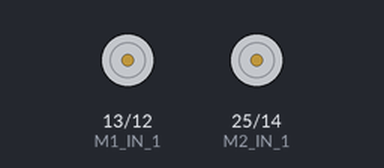
Bench run of a program on a simulated ESP32. Parts: motor-driver pin pairs drawn as motors (green arrow = first pin HIGH = forward, orange = second pin HIGH = backward, longer = more drive). At 2.5 s the program stops and its outputs stay as they are.

Above: at 0.1 s.
At 2.1 s:
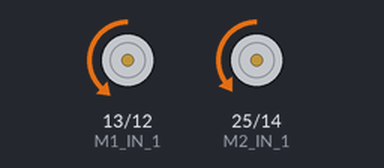
Timing chart, 0 to 4.0 s (numbered marks = the images above):
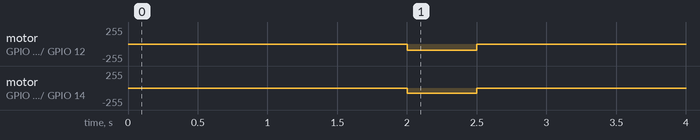

Measured:
- by itself, motor on GPIO 13 (M1_IN_1) / GPIO 12 (M1_IN_2): stopped → backward 93/255 at 2.0 s, → stopped 0.50 s later
- by itself, motor on GPIO 25 (M2_IN_1) / GPIO 14 (M2_IN_2): stopped → backward 80/255 at 2.0 s, → stopped 0.50 s later

The program:

main.cpp
```cpp
// #include <Arduino.h>
// #include <WiFi.h>
// #include <WiFiClient.h>
// #include <Adafruit_MCP3008.h>
// #include <Adafruit_MPU6050.h>
// #include <Adafruit_Sensor.h>

// // WiFi credentials
// const char* ssid = "Eli's iPhone";
// const char* password = "myPassword";

// // Server IP and Port (replace with your computer's IP address)
// const char* server_ip = "172.20.10.2";  // IP address of the Python script
// const uint16_t server_port = 10000;       // Port number to connect to

// WiFiClient client;

// // Motor Pins (if you still need them)
// const unsigned int M1_IN_1 = 13;
// const unsigned int M1_IN_2 = 12;
// const unsigned int M2_IN_1 = 25;
// const unsigned int M2_IN_2 = 14;

// // PWM Channels
// const unsigned int M1_IN_1_CHANNEL = 8;
// const unsigned int M1_IN_2_CHANNEL = 9;
// const unsigned int M2_IN_1_CHANNEL = 10;
// const unsigned int M2_IN_2_CHANNEL = 11;

// const int freq = 5000;
// const int resolution = 8;

// // Initialize the MPU6050
// Adafruit_MPU6050 mpu;

// // Variables for Gyroscope Calibration and Angle Tracking
// float gyroBias = 0;

// //  global variables to keep track of color counts
// int redCount = 0;
// int blueCount = 0;
// int greenCount = 0;
// int yellowCount = 0;

// bool detectionInProgress = false;

// //  variable to track how many times to run color detection
// int colorDetectionRuns = 3;
// int runsCompleted = 0;


// // to track color detection phase
// enum DetectionPhase {
//   NONE,
//   FIRST_DETECTION,
//   SECOND_DETECTION,
//   AUDIO_DETECTION
// };

// DetectionPhase currentDetectionPhase = NONE;

// // Function to calibrate the gyroscope and determine its bias
// void calibrateGyro() {
//   sensors_event_t accel, gyro, temp;
//   float totalZ = 0;
//   const int numSamples = 100;

//   Serial.println("Calibrating gyroscope...");
//   for (int i = 0; i < numSamples; i++) {
//     mpu.getEvent(&accel, &gyro, &temp);
//     totalZ += gyro.gyro.z;
//     delay(10);
//   }
//   gyroBias = totalZ / numSamples; // Calculate average bias
//   Serial.print("Gyro Z-axis bias: ");
//   Serial.println(gyroBias);
// }

// void setLeftSpeed(int speed) {
//   int pwm = constrain(abs(speed), 0, 255);
//   if (speed > 0) {
//     // Forward
//     ledcWrite(M1_IN_1_CHANNEL, 0);
//     ledcWrite(M1_IN_2_CHANNEL, pwm);
//   } else if (speed < 0) {
//     // Reverse
//     ledcWrite(M1_IN_1_CHANNEL, pwm);
//     ledcWrite(M1_IN_2_CHANNEL, 0);
//   } else {
//     // Stop
//     ledcWrite(M1_IN_1_CHANNEL, 0);
//     ledcWrite(M1_IN_2_CHANNEL, 0);
//   }
// }

// void setRightSpeed(int speed) {
//   int pwm = constrain(abs(speed), 0, 255);
//   if (speed > 0) {
//     // Forward
//     ledcWrite(M2_IN_1_CHANNEL, 0);
//     ledcWrite(M2_IN_2_CHANNEL, pwm);
//   } else if (speed < 0) {
//     // Reverse
//     ledcWrite(M2_IN_1_CHANNEL, pwm);
//     ledcWrite(M2_IN_2_CHANNEL, 0);
//   } else {
//     // Stop
//     ledcWrite(M2_IN_1_CHANNEL, 0);
//     ledcWrite(M2_IN_2_CHANNEL, 0);
//   }
// }

// void stopMotors() {
//   setLeftSpeed(0);
//   setRightSpeed(0);
// }

// void stopMotorsForTime(int duration) {
//   setLeftSpeed(0);
//   setRightSpeed(0);
//   delay(duration);
//   stopMotors();
// }

// void moveForwardForTime(int speed, int duration) {
//   setLeftSpeed(speed);
//   setRightSpeed(speed + 10);
//   delay(duration);
//   stopMotors();
// }

// void moveBackwardForTime(int speed, int duration) {
//   setLeftSpeed(-speed);
//   setRightSpeed(-speed - 15); // Adjust speed for balance
//   delay(duration);
//   stopMotors();
// }

// // ADC (line sensor)
// Adafruit_MCP3008 adc1;
// Adafruit_MCP3008 adc2;

// const unsigned int ADC_1_CS = 2;
// const unsigned int ADC_2_CS = 17;

// int adc1_buf[8];
// int adc2_buf[8];
// uint8_t lineArray[13];  // 13 sensors

// int maxValues[13] = {
//   /* Sensor 0 */ 691,
//   /* Sensor 1 */ 695,
//   /* Sensor 2 */ 683,
//   /* Sensor 3 */ 694,
//   /* Sensor 4 */ 691,
//   /* Sensor 5 */ 690,
//   /* Sensor 6 */ 702,
//   /* Sensor 7 */ 693,
//   /* Sensor 8 */ 695,
//   /* Sensor 9 */ 703,
//   /* Sensor 10 */ 703,
//   /* Sensor 11 */ 702,
//   /* Sensor 12 */ 710
// };

// int minValues[13] = {
//   /* Sensor 0 */ 631,
//   /* Sensor 1 */ 646,
//   /* Sensor 2 */ 605,
//   /* Sensor 3 */ 635,
//   /* Sensor 4 */ 619,
//   /* Sensor 5 */ 607,
//   /* Sensor 6 */ 653,
//   /* Sensor 7 */ 607,
//   /* Sensor 8 */ 608,
//   /* Sensor 9 */ 641,
//   /* Sensor 10 */ 657,
//   /* Sensor 11 */ 652,
//   /* Sensor 12 */ 673
// };

// int thresholds[13];  // Thresholds calculated from min and max values

// void readADC() {
//   for (int i = 0; i < 8; i++) {
//     adc1_buf[i] = adc1.readADC(i);
//     adc2_buf[i] = adc2.readADC(i);
//   }
// }

// void digitalConvert() {
//   // Calculate thresholds if not already calculated
//   static bool thresholdsCalculated = false;
//   if (!thresholdsCalculated) {
//     for (int i = 0; i < 13; i++) {
//       thresholds[i] = (maxValues[i] + minValues[i]) / 2;
//     }
//     thresholdsCalculated = true;
//   }

//   // Convert analog readings to digital based on individual thresholds
//   for (int i = 0; i < 7; i++) {
//     int index = 2 * i;
//     lineArray[index] = adc1_buf[i] < thresholds[index] ? 1 : 0;  // Inverted comparison
//     if (i < 6) {
//       lineArray[index + 1] = adc2_buf[i] < thresholds[index + 1] ? 1 : 0;
//     }
//   }
// }

// void printLineArray() {
//   Serial.print("Line Array: ");
//   for (int i = 0; i < 13; i++) {
//     Serial.print(lineArray[i]);
//     if (i < 12) {
//       Serial.print(", ");
//     }
//   }
//   Serial.println();
// }

// int calculateLinePosition() {
//   long numerator = 0;
//   int denominator = 0;

//   // Define the weights for each sensor, excluding sensors 8 and 12
//   int weights[13] = {-6, -5, -4, -3, -2, -1, 0, 1, 2, 3, 4, 5, 6};

//   for (int i = 0; i < 13; i++) {
//     // if (i == 12) {
//     //   continue;  // Skip sensor 12
//     // }

//     int sensorValue = lineArray[i];
//     numerator += (long)sensorValue * weights[i];
//     denominator += sensorValue;
//   }

//   if (denominator != 0) {
//     int position = numerator / denominator;
//     return position;
//   } else {
//     // Line lost; consider implementing a recovery strategy
//     return 0;
//   }
// }

// bool allWhite() {
//   for (int i = 0; i < 13; i++) {
//     if (lineArray[i] != 1) {
//       return false;
//     }
//   }
//   return true;
// }

// bool allBlack() {
//   for (int i = 0; i < 13; i++) {
//     if (lineArray[i] != 0) {
//       return false;
//     }
//   }
//   return true;
// }

// // PID control variables
// float Kp = 7.0;     // Proportional gain
// float Ki = 0.0;     // Integral gain
// float Kd = 50.0;     // Derivative gain

// float previousError = 0;
// float integral = 0;

// float pidCompute(int error) {
//   float P = error;
//   integral += error;
//   float D = error - previousError;
//   previousError = error;

//   float correction = Kp * P + Ki * integral + Kd * D;
//   return correction;
// }

// int isCorner() {
//   // If all sensors are white, it's an all-white area, not a corner
//   if (allWhite()) {
//     return 0;
//   }

//   // Check for left corner (right turn)
//   if (lineArray[6] == 1 && lineArray[7] == 1 && lineArray[8] == 1 && lineArray[9] == 1 && lineArray[10] == 1 && lineArray[11] == 1 && lineArray[12] == 1) {
//     // Ensure other sensors are not also white (to avoid false positives)
//     for (int i = 0; i <= 5; i++) {
//       if (lineArray[i] == 1) {
//         // Other sensors are also white; it's not a corner
//         return 0;
//       }
//     }
//     Serial.print(", left corner, ");
//     return 1; // left corner
//   }
//   // Check for right corner (left turn)
//   else if (lineArray[6] == 1 && lineArray[5] == 1 && lineArray[4] == 1 && lineArray[3] == 1 && lineArray[2] == 1 && lineArray[1] == 1 && lineArray[0] == 1) {
//     // Ensure other sensors are not also white (to avoid false positives)
//     for (int i = 7; i <= 12; i++) {
//       if (lineArray[i] == 1) {
//         // Other sensors are also white; it's not a corner
//         return 0;
//       }
//     }
//     Serial.print(", right corner, ");
//     return 2; // right corner
//   } else {
//     Serial.print(", no corner, ");
//     return 0; // no corner
//   }
// }

// void followLine() {
//   // Calculate line position
//   int linePosition = calculateLinePosition();

//   // Define desired position (centered on the line)
//   int desiredPosition = 0;

//   // Calculate error
//   int error = desiredPosition - linePosition;

//   // Compute PID correction
//   float correction = pidCompute(error);

//   // Set base speeds for the motors
//   int baseSpeedLeft = 75;   // Base speed for the left motor
//   int baseSpeedRight = 85;  // Base speed for the right motor (adjusted)

//   // Calculate motor speeds
//   int leftSpeed = baseSpeedLeft + correction;
//   int rightSpeed = baseSpeedRight - correction;

//   // Constrain motor speeds to valid range
//   leftSpeed = constrain(leftSpeed, 0, 100);
//   rightSpeed = constrain(rightSpeed, 0, 100);

//   // Set motor speeds
//   setLeftSpeed(leftSpeed);
//   setRightSpeed(rightSpeed);

//   // Optional: Print debugging information
//   Serial.print("Line Position: ");
//   Serial.print(linePosition);
//   Serial.print(" | Error: ");
//   Serial.print(error);
//   Serial.print(" | Correction: ");
//   Serial.print(correction);
//   Serial.print(" | Left Speed: ");
//   Serial.print(leftSpeed);
//   Serial.print(" | Right Speed: ");
//   Serial.println(rightSpeed);
// }

// void turnFunction(int degrees, int motor) {
//   float angleZ = 0; // Tracks the total angle rotated
//   unsigned long previousTime = millis();

//   Serial.print("Starting ");
//   Serial.print(degrees);
//   Serial.print("-degree turn using ");
//   Serial.print((motor > 0) ? "Motor M" : "Motor M");
//   Serial.println(abs(motor));

//   // Determine which motor to control and direction
//   int speed = (motor > 0) ? 80 : -80; // Adjusted speed to 80 for both directions

//   if (motor == 1) { // Motor M1
//     setLeftSpeed(-speed);
//     setRightSpeed(speed);
//   } else if (motor == 2) { // Motor M2
//     setRightSpeed(-speed);
//     setLeftSpeed(speed);
//   } else {
//     Serial.println("Invalid motor selection!");
//     return;
//   }

//   sensors_event_t accel, gyro, temp;
//   while (abs(angleZ) < degrees) {
//     mpu.getEvent(&accel, &gyro, &temp);

//     // Calculate elapsed time in seconds
//     unsigned long currentTime = millis();
//     float elapsedTime = (currentTime - previousTime) / 1000.0;

//     // Correct gyroscope data for bias and integrate angular velocity
//     float correctedGyroZ = gyro.gyro.z - gyroBias;
//     angleZ += correctedGyroZ * elapsedTime * (180.0 / PI);

//     // Debugging output
//     Serial.print("Elapsed Time (s): ");
//     Serial.print(elapsedTime, 6);
//     Serial.print(" | Corrected Gyro Z (rad/s): ");
//     Serial.print(correctedGyroZ);
//     Serial.print(" | Current Angle (deg): ");
//     Serial.println(angleZ);

//     previousTime = currentTime; // Update the previous time
//     delay(10);
//   }

//   // Stop all motors after completing the turn
//   stopMotors();
//   Serial.println("Turn complete! All motors stopped.");
// }

// String mostFrequentColor = "";

// void traverseLargeWhiteArea() {
//   moveForwardForTime(75, 1000);
//   stopMotorsForTime(100);
//   turnFunction(60, 2);
//   stopMotorsForTime(100);
//   moveForwardForTime(75, 600);
//   stopMotors();

//   readADC();
//   digitalConvert();
//   stopMotorsForTime(1000);

//   while(allBlack()) {
//     turnFunction(155, 1);
//     stopMotorsForTime(100);
//     moveForwardForTime(75, 600);
//     stopMotorsForTime(100);
//     turnFunction(70, 2);
//     stopMotorsForTime(100);
//     moveForwardForTime(75, 600);
//     stopMotors();

//     readADC();
//     digitalConvert();
//   }
// }

// void allWhiteDetected() {
//   stopMotors();
//   Serial.println("Large white area detected. Driving forward to verify...");

//   // Drive forward to verify the white area
//   moveForwardForTime(75, 200); // Adjust duration as needed
//   stopMotors();

//   // Re-read sensors
//   readADC();
//   digitalConvert();
//   Serial.println("Rechecking surface...");

//   if (allBlack()) {
//     Serial.println("Black detected after moving forward. Initiating audio detection.");

//     // Ensure the robot is stopped
//     stopMotors();

//     // Drive backward slightly
//     moveBackwardForTime(75, 300);
//     stopMotorsForTime(100);

//   } else if (allWhite()) {
//     Serial.println("Still in white area.");
//     moveBackwardForTime(75, 400);
//     stopMotorsForTime(100);
//     traverseLargeWhiteArea();
//   }
// }

// void setup() {
//   Serial.begin(115200);

//   // Stop the right motor by setting pin 14 low
//   pinMode(14, OUTPUT);
//   digitalWrite(14, LOW);

//   // Initialize MPU6050
//   if (!mpu.begin()) {
//     Serial.println("Failed to find MPU6050 chip");
//     while (1) delay(10);
//   }
//   Serial.println("MPU6050 Found!");

//   // Configure MPU6050 settings
//   mpu.setGyroRange(MPU6050_RANGE_500_DEG);
//   mpu.setFilterBandwidth(MPU6050_BAND_21_HZ);

//   // Calibrate gyroscope
//   calibrateGyro();

//   adc1.begin(ADC_1_CS);
//   adc2.begin(ADC_2_CS);

//   // Setup PWM channels
//   ledcSetup(M1_IN_1_CHANNEL, freq, resolution);
//   ledcSetup(M1_IN_2_CHANNEL, freq, resolution);
//   ledcSetup(M2_IN_1_CHANNEL, freq, resolution);
//   ledcSetup(M2_IN_2_CHANNEL, freq, resolution);

//   // Attach PWM channels to motor pins
//   ledcAttachPin(M1_IN_1, M1_IN_1_CHANNEL);
//   ledcAttachPin(M1_IN_2, M1_IN_2_CHANNEL);
//   ledcAttachPin(M2_IN_1, M2_IN_1_CHANNEL);
//   ledcAttachPin(M2_IN_2, M2_IN_2_CHANNEL);
// }

// void loop() {

//   readADC();
//   digitalConvert();

//   if (allWhite()) {
//     stopMotors();
//     Serial.println("All white detected. Verifying area...");
//     allWhiteDetected();

//   } else if (allBlack()) {
//     stopMotors();

//     stopMotorsForTime(50);
//     moveForwardForTime(75, 10);
//     Serial.println("All black detected. Moving slow.");

//   } else {
//     int corner = isCorner();

//     if (corner == 1) {
//       moveForwardForTime(75, 100);
//       turnFunction(70, 1);

//     } else if (corner == 2) {
//       moveForwardForTime(75, 100);
//       turnFunction(70, 2);

//     } else {
//       // Continue line following
//       followLine();
//     }
//   }
// }


#include <Arduino.h>
#include <Adafruit_MCP3008.h>
#include <Adafruit_MPU6050.h>
#include <Adafruit_Sensor.h>

// Motor Pins (if you still need them)
const unsigned int M1_IN_1 = 13;
const unsigned int M1_IN_2 = 12;
const unsigned int M2_IN_1 = 25;
const unsigned int M2_IN_2 = 14;

// PWM Channels
const unsigned int M1_IN_1_CHANNEL = 8;
const unsigned int M1_IN_2_CHANNEL = 9;
const unsigned int M2_IN_1_CHANNEL = 10;
const unsigned int M2_IN_2_CHANNEL = 11;

const int freq = 5000;
const int resolution = 8;


void setLeftSpeed(int speed) {
  int pwm = constrain(abs(speed), 0, 255);
  if (speed > 0) {
    // Forward
    ledcWrite(M1_IN_1_CHANNEL, 0);
    ledcWrite(M1_IN_2_CHANNEL, pwm);
  } else if (speed < 0) {
    // Reverse
    ledcWrite(M1_IN_1_CHANNEL, pwm);
    ledcWrite(M1_IN_2_CHANNEL, 0);
  } else {
    // Stop
    ledcWrite(M1_IN_1_CHANNEL, 0);
    ledcWrite(M1_IN_2_CHANNEL, 0);
  }
}

void setRightSpeed(int speed) {
  int pwm = constrain(abs(speed), 0, 255);
  if (speed > 0) {
    // Forward
    ledcWrite(M2_IN_1_CHANNEL, 0);
    ledcWrite(M2_IN_2_CHANNEL, pwm);
  } else if (speed < 0) {
    // Reverse
    ledcWrite(M2_IN_1_CHANNEL, pwm);
    ledcWrite(M2_IN_2_CHANNEL, 0);
  } else {
    // Stop
    ledcWrite(M2_IN_1_CHANNEL, 0);
    ledcWrite(M2_IN_2_CHANNEL, 0);
  }
}

void stopMotors() {
  setLeftSpeed(0);
  setRightSpeed(0);
}

void stopMotorsForTime(int duration) {
  setLeftSpeed(0);
  setRightSpeed(0);
  delay(duration);
  stopMotors();
}

void moveForwardForTime(int speed, int duration) {
  setLeftSpeed(speed+13);
  setRightSpeed(speed);
  delay(duration);
  stopMotors();
}

void moveBackwardForTime(int speed, int duration) {
  setLeftSpeed(-speed-13);
  setRightSpeed(-speed); // Adjust speed for balance
  delay(duration);
  stopMotors();
}

void setup() {
  Serial.begin(115200);

  // Stop the right motor by setting pin 14 low
  pinMode(14, OUTPUT);
  digitalWrite(14, LOW);

  // Setup PWM channels
  ledcSetup(M1_IN_1_CHANNEL, freq, resolution);
  ledcSetup(M1_IN_2_CHANNEL, freq, resolution);
  ledcSetup(M2_IN_1_CHANNEL, freq, resolution);
  ledcSetup(M2_IN_2_CHANNEL, freq, resolution);

  // Attach PWM channels to motor pins
  ledcAttachPin(M1_IN_1, M1_IN_1_CHANNEL);
  ledcAttachPin(M1_IN_2, M1_IN_2_CHANNEL);
  ledcAttachPin(M2_IN_1, M2_IN_1_CHANNEL);
  ledcAttachPin(M2_IN_2, M2_IN_2_CHANNEL);

}

void loop() {
  stopMotorsForTime(2000);
  moveForwardForTime(80, 500);
  //stopMotorsForTime(1000);
  //moveBackwardForTime(80, 600);

  while(true){

  }

}
```
